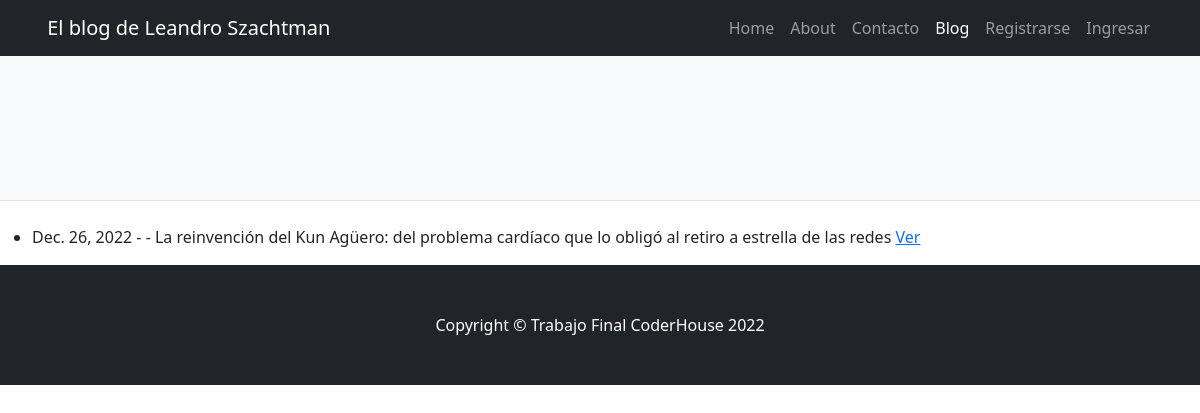
The app's page /listar/, older data.
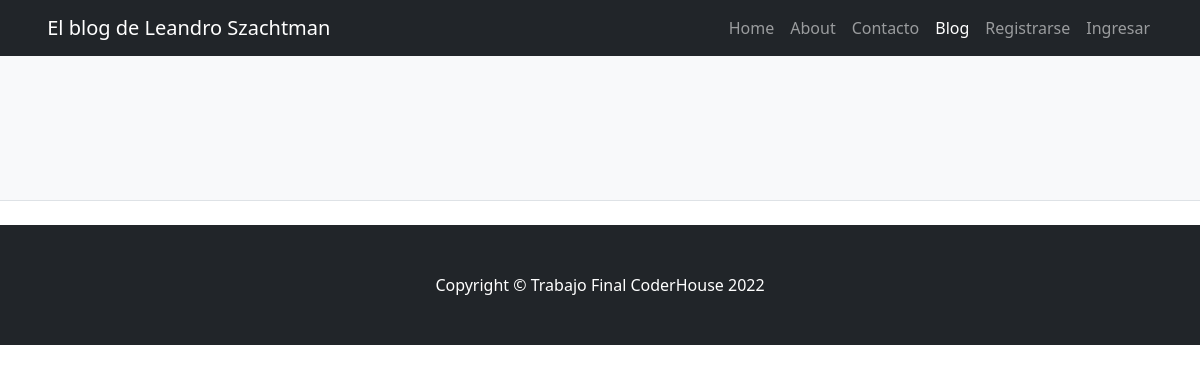
The same page, newer data.
### MiApp/models.py (models this page shows)
class Post(models.Model):
    titulo = models.CharField(max_length=100)
    sub_titulo = models.CharField(max_length=100)
    texto = models.TextField(max_length=3000)
    publicado_el = models.DateField()
    imagen = models.ImageField(upload_to="posts", null=True, blank=True)

### MiApp/views.py (the view)
# urls.py: path('listar/', PostListar.as_view(), name="listar"),
class PostListar(ListView):
    model = Post

### MiApp/context_processors.py (called while the page is built)
def add_variable_to_context(request):
    web_site_setup = WebSiteSetup.objects.first()
    context = {}
    if web_site_setup:
        context = {
            "titulo_site": web_site_setup.titulo,
            "sub_titulo_site": web_site_setup.sub_titulo,
        }
    return context

### MiApp/templates/MiApp/post_list.html (shortened to what this page needs)
{% extends 'base.html' %}
{% block contenido %}
<ul>
{% for post in object_list %}
    <li>
        {{post.publicado_el}} - - {{post.titulo}}
        <a href="{% url 'detalle' post.id %}">Ver</a>
    </li>
{% endfor %}
</ul>
{% endblock %}

Row changes from the older to the newer data that the page shows:
removed Post: publicado_el "Dec. 26, 2022", titulo "La reinvención del Kun Agüero: del problema cardíaco que lo obligó al retiro a estrella de las redes"
